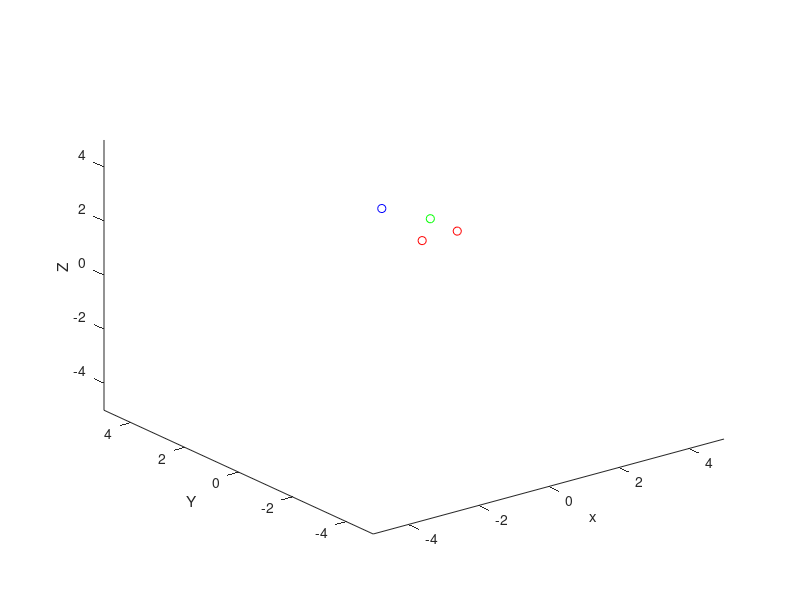

Source code (MATLAB):
clear all;

% Creating four points
point1 = [1 1 1];
point2 = [2 1 1];
point3 = [2 2 1];
point4 = [1 2.5 1.5];

figure;
plot3(point1(1),point1(2),point1(3),'or');
hold on;
plot3(point2(1),point2(2),point2(3),'or');
plot3(point3(1),point3(2),point3(3),'og');
plot3(point4(1),point4(2),point4(3),'ob');

xlabel(' x ');
ylabel(' Y ');
zlabel(' Z ');
xlim([-5 5])
ylim([-5 5])
zlim([-5 5])



